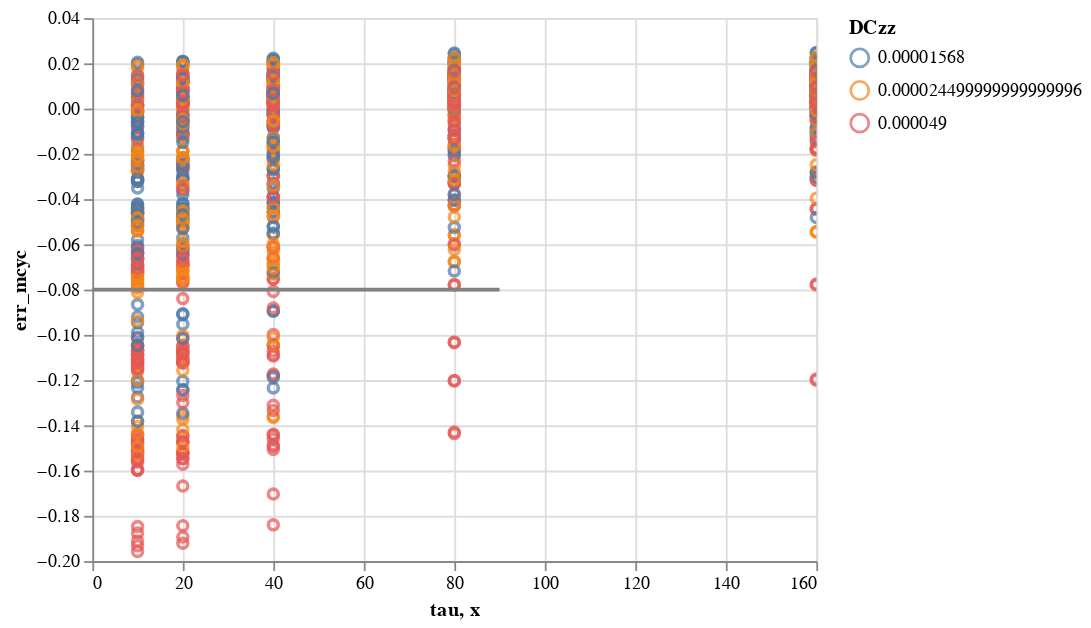

Notebook cell for this chart:
### Markdown cell above
## S3 Residuals

### Code cell
expt = alt.Chart(df_sum_1).mark_point().encode(
    x='tau',
    y='err_mcyc',
    color='DCzz:N',
).interactive()
expt
zero = alt.sequence(0, 100, 10, as_='x')

theory = alt.Chart(zero).mark_line(color='gray').encode(x='x:Q', )
expt + theory

### Figure 1 — Vega-Lite specification as saved in the notebook (floating-point values rounded to 4 significant figures; data arrays with more than 128 entries replaced by an {"elided": "..."} marker saying what was removed)
{"config": {"view": {"continuousWidth": 400, "continuousHeight": 300}}, "layer": [{"data": {"name": "data-85dcdccbab8df1ec284a29e9e9f5fdd7"}, "mark": "point", "encoding": {"color": {"type": "nominal", "field": "DCzz"}, "x": {"type": "quantitative", "field": "tau"}, "y": {"type": "quantitative", "field": "err_mcyc"}}, "selection": {"selector001": {"type": "interval", "bind": "scales", "encodings": ["x", "y"]}}}, {"data": {"sequence": {"start": 0, "stop": 100, "step": 10, "as": "x"}}, "mark": {"type": "line", "color": "gray"}, "encoding": {"x": {"type": "quantitative", "field": "x"}}}], "$schema": "https://vega.github.io/schema/vega-lite/v4.8.1.json", "datasets": {"data-85dcdccbab8df1ec284a29e9e9f5fdd7": {"elided": "1080 records"}}}
